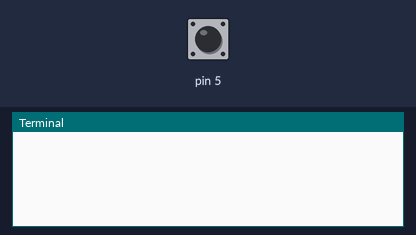
Bench run of a program on a simulated Raspberry Pi (header pin numbers). Shown: the last lines printed to the terminal. The test bench sets the inputs (shaded band); at power-on: pin 5 HIGH. Threads take turns every 2 ms.

Above: at 1.2 s.
1.3 s: pin 5 pulled LOW for 0.15 s
At 1.9 s:
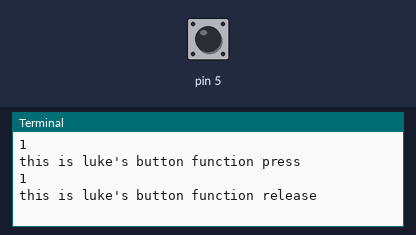
2.9 s: pin 5 pulled LOW for 1 s
At 3.3 s:
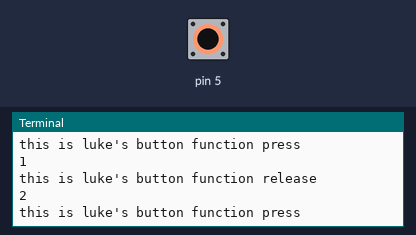
5.4 s: pin 5 pulled LOW for 0.15 s
At 7.0 s:
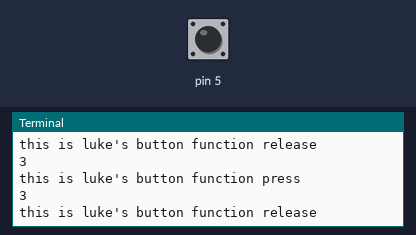
Timing chart, 0 to 8.5 s (numbered marks = the images above; inputs shaded):
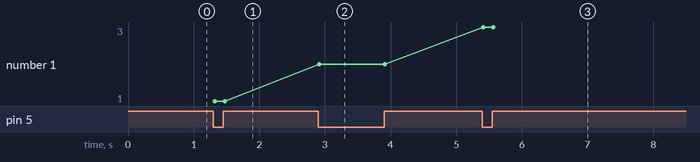

The program:

asyncButtonDetect.py
```python
from GPIODetector import HardwareInterface
import time


class LukesButton(HardwareInterface):

	def buttonPressed(self, nButtonPresses):
		# add stuff here
		print(nButtonPresses)
		print("this is luke's button function press")

	def buttonReleased(self, nButtonReleases):
		# add stuff here
		print(nButtonReleases)
		print("this is luke's button function release")

if __name__ == "__main__":

	PIN_NUMBER = 5

	lukeButton = LukesButton(PIN_NUMBER)
	lukeButton.createButtonThread()


	while 1:
		#print(time.perf_counter())
		time.sleep(0.001)
```

GPIODetector.py
```python
import RPi.GPIO as io
import asyncio
from threading import Thread
import time

class HardwareInterface():

	def __init__(self, _pinNumber):
		self.pinNumber = _pinNumber
		io.setmode(io.BOARD)
		io.setup(_pinNumber, io.IN, pull_up_down=io.PUD_UP)
		self._pressCounter = 0
		self._releaseCounter = 0

		# button starts raised
		self._buttonState = 1

		self._isDirty = False

	@property
	def buttonState(self):
		# mark the state as not Dirty
		self._isDirty = False
		return self._buttonState

	@buttonState.setter
	def buttonState(self, newState):
		self._buttonState = newState
		self._isDirty = True

	async def checkButtonState(self):
		while True:
			# keep track of edge detection
			previousButtonState = self.buttonState
			# read the state of the button at the pin number
			self.buttonState = io.input(self.pinNumber)

			if (previousButtonState == self.buttonState):
				# button has not changed state
				await asyncio.sleep(0.03)
				continue

			# call the change state function
			if self.buttonState == 0:
				self._pressCounter += 1
				# button is pressed state when low
				self.buttonPressed(self._pressCounter)
				# debounce the button
			else:
				self._releaseCounter += 1
				# button is released when high
				self.buttonReleased(self._releaseCounter)
				# debounce the button

	def startButtonDetection(self):
		# start the button detection
		asyncio.run(self.checkButtonState())
		#asyncio.ensure_future(self.checkButtonState())


	def createButtonThread(self):
		self.buttonThread = Thread(target=self.startButtonDetection)
		self.buttonThread.start()

	# callback function
	def buttonPressed(self, nButtonPresses):
		print(f"the button is pressed {self.pressCounter} times")

	def buttonReleased(self, nButtonReleases):
		print(f"the button is released {self.releaseCounter} times")

if __name__ == "__main__":

	# set the hardware macros
	BUTTON_PIN = 5

	# create the physical pushbutton object
	PhysicalButton = HardwareInterface(BUTTON_PIN)

	PhysicalButton.createButtonThread()

	while 1:
		print("no button press")
		time.sleep(5)
```

Measured:
- after the input at 1.3 s, the terminal: prints a new line at once (image 1)
- after the input at 2.9 s, the terminal: prints a new line at once (image 2)
- after the input at 5.4 s, the terminal: prints a new line at once (image 3)
- plotted number 1: 1 → 2 after the input at 2.9 s, 2 → 3 after the input at 5.4 s
